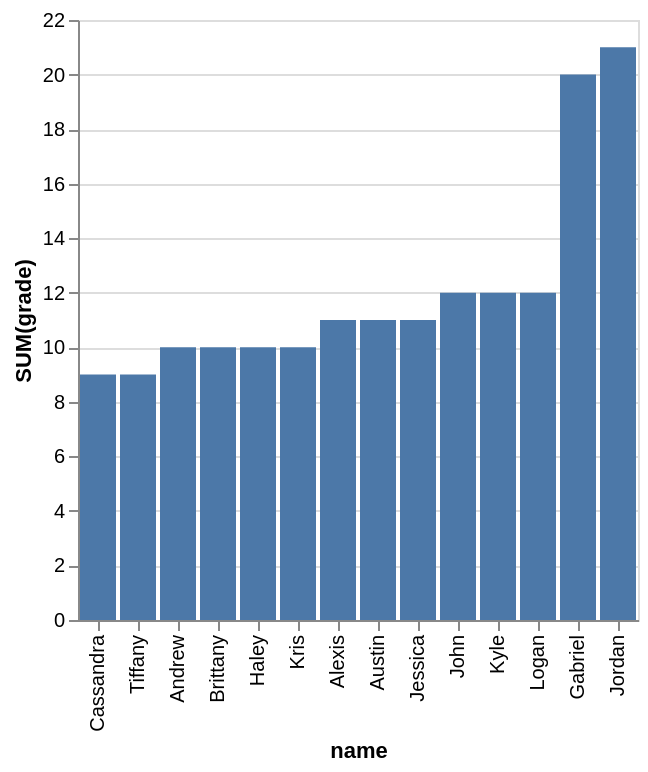

Specify this chart in Vega-Lite:
### Vega-Lite specification from a JSON file in a GitHub repository (floating-point values rounded to 4 significant figures)
{"data": {"values": [{"x_data": "Cassandra", "y_data": 9}, {"x_data": "Tiffany", "y_data": 9}, {"x_data": "Andrew", "y_data": 10}, {"x_data": "Brittany", "y_data": 10}, {"x_data": "Haley", "y_data": 10}, {"x_data": "Kris", "y_data": 10}, {"x_data": "Alexis", "y_data": 11}, {"x_data": "Austin", "y_data": 11}, {"x_data": "Jessica", "y_data": 11}, {"x_data": "John", "y_data": 12}, {"x_data": "Kyle", "y_data": 12}, {"x_data": "Logan", "y_data": 12}, {"x_data": "Gabriel", "y_data": 20}, {"x_data": "Jordan", "y_data": 21}]}, "mark": "bar", "encoding": {"x": {"field": "x_data", "type": "nominal", "title": "name", "sort": {"op": "sum", "field": "y_data", "order": "ascending"}}, "y": {"field": "y_data", "type": "quantitative", "title": "SUM(grade)"}}}
